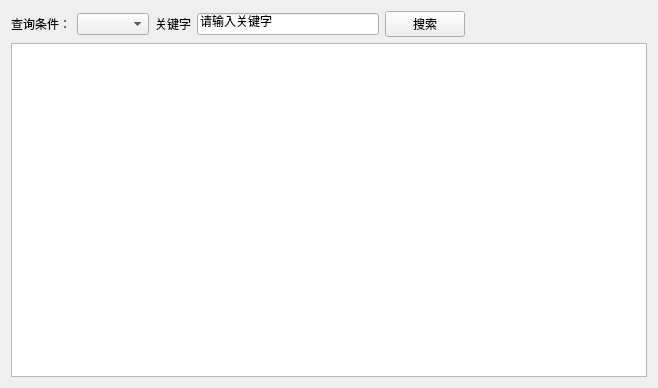
<?xml version="1.0" encoding="UTF-8"?>
<ui version="4.0">
 <class>Form</class>
 <widget class="QWidget" name="Form">
  <property name="geometry">
   <rect>
    <x>0</x>
    <y>0</y>
    <width>658</width>
    <height>388</height>
   </rect>
  </property>
  <property name="windowTitle">
   <string>Form</string>
  </property>
  <layout class="QVBoxLayout" name="verticalLayout">
   <item>
    <layout class="QHBoxLayout" name="horizontalLayout">
     <item>
      <widget class="QLabel" name="label_4">
       <property name="text">
        <string>查询条件：</string>
       </property>
      </widget>
     </item>
     <item>
      <widget class="QComboBox" name="comboBox"/>
     </item>
     <item>
      <widget class="QLabel" name="label_3">
       <property name="text">
        <string>关键字</string>
       </property>
      </widget>
     </item>
     <item>
      <widget class="QLineEdit" name="lineEdit">
       <property name="text">
        <string>请输入关键字</string>
       </property>
      </widget>
     </item>
     <item>
      <widget class="QPushButton" name="pushButton">
       <property name="text">
        <string>搜索</string>
       </property>
      </widget>
     </item>
     <item>
      <spacer name="horizontalSpacer_5">
       <property name="orientation">
        <enum>Qt::Horizontal</enum>
       </property>
       <property name="sizeHint" stdset="0">
        <size>
         <width>40</width>
         <height>20</height>
        </size>
       </property>
      </spacer>
     </item>
    </layout>
   </item>
   <item>
    <widget class="QTableWidget" name="tableWidget"/>
   </item>
  </layout>
 </widget>
 <resources/>
 <connections/>
</ui>
